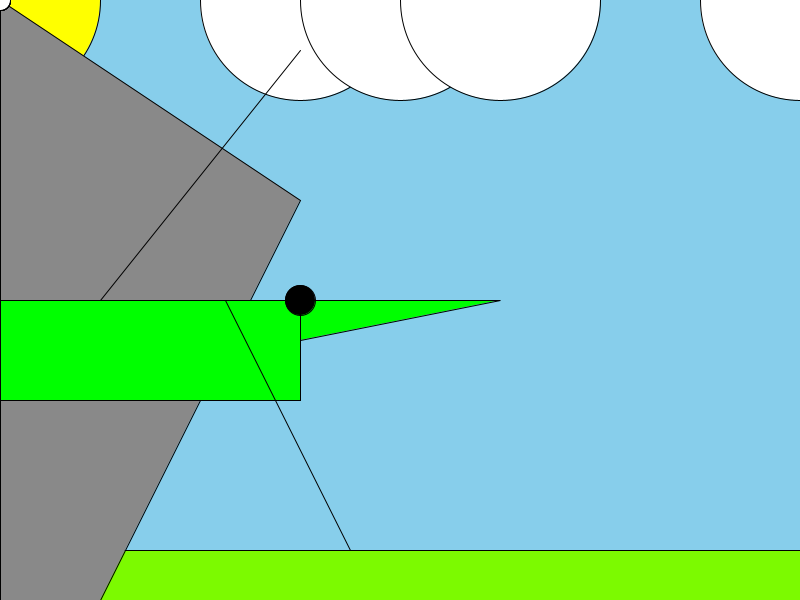
Frame 1 (no input)
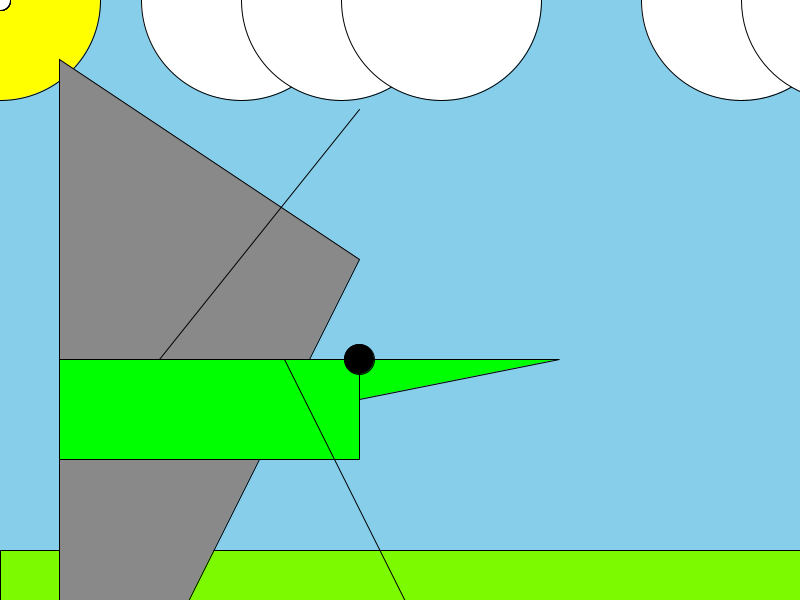
Frame 60 (the mouse pressed at the canvas centre just before this capture)
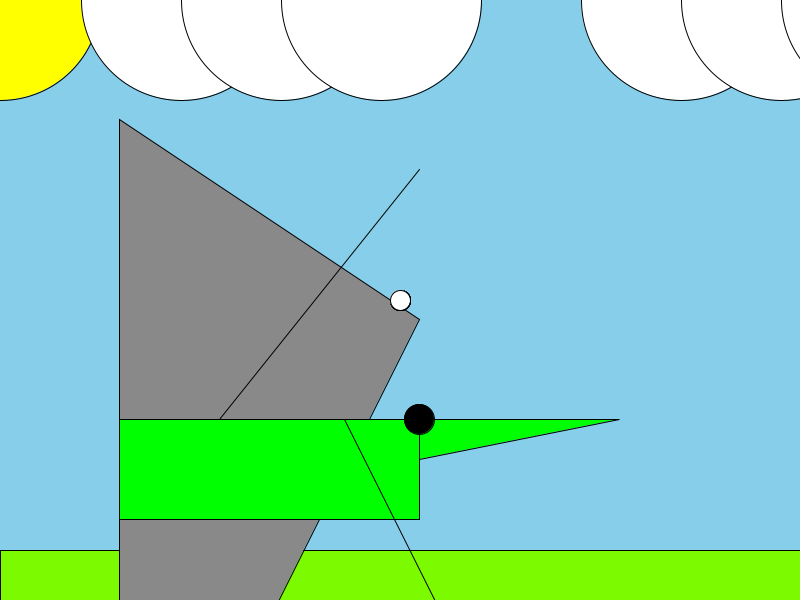
Frame 120 (the mouse held since frame 60 and released just before this capture)

The Processing sketch that drew these frames (run headless with seeded random() and noise(); from frame 60 on, the mouse is pressed at the canvas centre):

// Processing sketch: COMP1000_Project
// ── COMP1000_Project.pde
float PosX;
float PosY; 
boolean AvatarFloat =true;
boolean AvatarRes =true;
float CloudX;
float CloudY = 0; 
boolean CloudStream =true;
boolean CloudStreamR =false;

void setup(){ 
  size(800,600); // sets the size of the window to 800x600
  PosX = width/2; // 400
  PosY = height/2; // 300
}

void draw(){ 
  background(#87CEEB); // changes the background of the window to sky blue 
  
  // sun
  fill(255,255,0);
  circle(0,0,200);
  
  // cloud 1
  fill(255);
  circle(CloudX+300, CloudY, 200); // 300, 0, 200
  circle(CloudX+400, CloudY, 200); // 400,0,200
  circle(CloudX+500,CloudY,200); // 500,0,200
  
  // cloud 2
  circle(CloudX+800,CloudY,200); // 800,0,200
  circle(CloudX+900,CloudY,200); // 900,0,200
  circle(CloudX+1000,CloudY,200); // 1000,0,200  
  
  // Grass
  fill(124,250,0);
  rect(0, 550, 1000, 1000);
  
  // Avatar Wings
  fill(137,137,137); // fills in the color grey for all following shapes
  triangle(PosX-100, PosY-100, PosX-400, PosY+500, PosX-400, PosY-300); // draws a triangle 300,200,0,300,0,600 (wings)
  
  // Avatar Main Body
  fill(0,255,0); // fills in the color green for all following shapes
  triangle(PosX+100, PosY, PosX-400, PosY, PosX-400, PosY+100); // draws a triangle at 500,300,0,300,0,400 (head)
  rect(PosX-400, PosY, 300, 100); // draws a rectangle 0,300,300,100 (main body)
  line(PosX-300, PosY, PosX-100, PosY-250); //draws a line 100,300,300,550 (legs)
  line(PosX-175, PosY, PosX-50, PosY+250); // draws a line 225,300,350,500 (legs)
  
  // Avatar Eye
  fill(0, 0, 0); //fills in the color black for all following shapes 
  circle(PosX-100, PosY, 30); // draws a circle 300,300,30 (eye)
  
  // Avatar movement logic
  if(PosY==height){
    AvatarFloat=false;
  }
  if(PosY==300){
    AvatarFloat=true;
  }
  if(AvatarFloat){
    PosY++;
  }
  else{
    PosY--;
  }
  if(PosX==700){
    AvatarRes=false;
  }
  if(PosX==width/2){
    AvatarRes=true;
  }
  if(AvatarRes){
    PosX++;
  }
  else{
    PosX--;
 }
 
 // cloud movement logic
 if(CloudX==-500){
   CloudStream=false;
 }
 if(CloudX==width/2){
   CloudStream=true;
 }
 if(CloudStream){
   CloudX--;
 }
 else{
   CloudX++;
 }
 // mouse pointer
 for(int i = 1; i<10; i++) {
     fill(255,255,255);
     circle(mouseX, mouseY, 20);
 }
}

void keyPressed(){
 if(key == ' '){
  PosY-=30; // with the press of a key, shapes with PosY variable can be moved up by 30 in another words a jump button for the character
 }
}

// ── avatar.pde
class avatar {
  float PosX = width/2; // 400;
  float PosY = height/2; // 300;
  boolean AvatarFloat =true;
  boolean AvatarRes =true;
  float poleX;
  float poleY;
  float poleL;
  float poleH;


  void display() {
    // Avatar Main Body
    scale(0.5);
    fill(0, 255, 0); // fills in the color green for all following shapes
    triangle(PosX+100, PosY, PosX-400, PosY, PosX-400, PosY+100); // draws a triangle at 500,300,0,300,0,400 (head)
    rect(PosX-400, PosY, 300, 100); // draws a rectangle 0,300,300,100 (main body)
    line(PosX-300, PosY, PosX-100, PosY-250); //draws a line 100,300,300,550 (legs)
    line(PosX-175, PosY, PosX-50, PosY+250); // draws a line 225,300,350,500 (legs)

    // Avatar Eye
    fill(0, 0, 0); //fills in the color black for all following shapes
    circle(PosX-100, PosY, 30); // draws a circle 300,300,30 (eye)
  }
  void move() {
    // Avatar movement logic
    if (PosY==height) {
      AvatarFloat=false;
    }
    if (PosY==300) {
      AvatarFloat=true;
    }
    if (AvatarFloat) {
      PosY++;
    } else {
      PosY--;
    }
    if (PosX==700) {
      AvatarRes=false;
    }
    if (PosX==width/2) {
      AvatarRes=true;
    }
    if (AvatarRes) {
      PosX++;
    } else {
      PosX--;
    }
  }
  void jump() {
    if (key == ' ') {
      PosY-=30; // with the press of a key, shapes with PosY variable can be moved up by 30 in another words a jump button for the character
      // Avatar Wings
      fill(137, 137, 137); // fills in the color grey for all following shapes
      triangle(PosX-100, PosY-100, PosX-400, PosY+500, PosX-400, PosY-300); // draws a triangle 300,200,0,300,0,600 (wings)
    }
  }
 void display2(){
  fill(150, 75, 0);
    for (int i =0; i<=10000; i+=400) {
      rect(poleX+i, poleY+400, poleL+50, poleH+150);
    }

    for (int i =0; i<=10000; i+=600) {
      rect(poleX+i, poleY, poleL+50, poleH+150);
    }
 }
 void move2(){
  if (poleX <= 200) {
      poleX--;
    }
 }  
 void hit(){
  float d =  dist(PosX, PosY, poleX, poleY);
  float maxDist = dist(poleL ,poleH, PosX, PosY); 
  if(d == maxDist){
    PosX = width;
    PosY = height; 
 }
}
}

// ── clouds.pde
class clouds {
  float CloudX;
  float CloudY = 0;
  boolean CloudStream =true;
  boolean CloudStreamR =false;

  void display() {
    // cloud 1
    fill(255);
    circle(CloudX+300, CloudY, 200); // 300, 0, 200
    circle(CloudX+400, CloudY, 200); // 400,0,200
    circle(CloudX+500, CloudY, 200); // 500,0,200

    // cloud 2
    circle(CloudX+800, CloudY, 200); // 800,0,200
    circle(CloudX+900, CloudY, 200); // 900,0,200
    circle(CloudX+1000, CloudY, 200); // 1000,0,200
  }
  void move() {
    // cloud movement logic
    if (CloudX==-500) {
      CloudStream=false;
    }
    if (CloudX==width/2) {
      CloudStream=true;
    }
    if (CloudStream) {
      CloudX--;
    } else {
      CloudX++;
    }
  }
}

// ── pole.pde
class pole {
  float poleX;
  float poleY;
  float poleL;
  float poleH;

  void display() {
    fill(150, 75, 0);
    for (int i =0; i<=10000; i+=400) {
      rect(poleX+i, poleY+400, poleL+50, poleH+150);
    }

    for (int i =0; i<=10000; i+=600) {
      rect(poleX+i, poleY, poleL+50, poleH+150);
    }
  }

  void move() {
    if (poleX <= 200) {
      poleX--;
    }
  }
}
